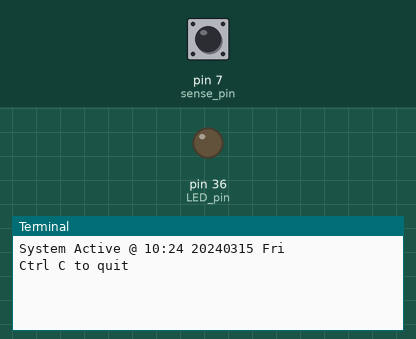
A program run on a simulated Raspberry Pi (header pin numbers). Shown: output pins drawn as LEDs (lit = HIGH), the last lines printed to the terminal. Inputs (shaded band) come from the test bench; at power-on: pin 7 (sense_pin) LOW. The clock reads 2024-03-15 10:24:30 at power-on unless the program sets it.

Above: at 1.2 s.
1.3 s: pin 7 (sense_pin) driven HIGH
At 2.5 s:
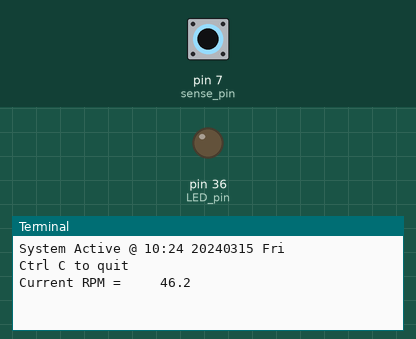
2.8 s: pin 7 (sense_pin) pulsed LOW 2 times (0.12 s each, 0.3 s apart)
At 3.7 s:
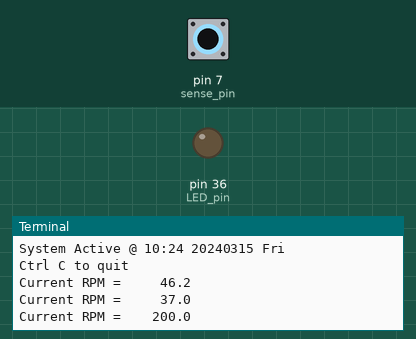

Measured:
- after the input at 1.3 s, the terminal: prints a new line at once (image 1)
- after the input at 2.8 s, the terminal: prints a new line after 0.12 s (image 2)

The program:

HallSensRBPi.py
```python
#Python 3. Hall Effect dynamic tachometer using interrupts
#Real time RPM via multiple, contingious readings
#When reading flashes LED on pin = 36, gnd=34
#Hall Effect: Sense pin = 7, VCC = 17 (3V), gnd  = 25
import time, datetime, sys      #Get sleep funtion, datetime
import RPi.GPIO as GPIO         #Get GPIO library
sense_pin = 7                   #Pin hall effect sense
LED_pin = 36                    #LED pin
GPIO.setmode(GPIO.BOARD)        #Use Raspberry Pi board pin numbers
GPIO.setup(sense_pin, GPIO.IN)  #Input from hall effect switch port
GPIO.setup(LED_pin, GPIO.OUT)   #LED on/off port
last_time = time.time()         #Initilaize
this_time = time.time()         #Initialize
RPM = 0                         #Initialize

#FUNCTION 'add_event_detect' RUNS AT INPUT CHANGE
def EventsPerTime(channel):
    global RPM, this_time, last_time
    GPIO.output(LED_pin, True)  #LED on
    this_time = time.time()     #Get current real time
    RPM = (1/(this_time - last_time))*60 #revs/mins real time diff
    print('Current RPM = ','{:7.1f}'.format(RPM)) #Instantaneous RPMs (not avg)
    last_time = this_time       #Store current time for next measurement
                                #Requires multiple; contigious interrupts
    GPIO.output(LED_pin,False)
    return()

#INTERRUPT: On input change, run EventsPerTime function
GPIO.add_event_detect(sense_pin, GPIO.RISING, callback=EventsPerTime, bouncetime=1)

#MAIN ROUTINE
timedate = datetime.datetime.now().strftime('%H:%M %Y%m%d %a')
print('System Active @', timedate)
print('Ctrl C to quit')         #Message to use control c to quit
try:
    for x in range(0,1200):     #Loop x times
        #print('Last RPM = ','{:7.1f}'.format(RPM)) #Last RPM, end='' no LF
        time.sleep(0.5)         #Time delay before looping
except:
    time.sleep(2)               #Allow settling before quitting
    GPIO.output(ÑED_pin, False) #Turn off ligth when finished
    GPIO.remove_event_detect(sense_pin) #Turn off event detect interrupt
    GPIO.celanup()              #Reset ports
    print('done')               #Normal finish, print 'Done'
```
